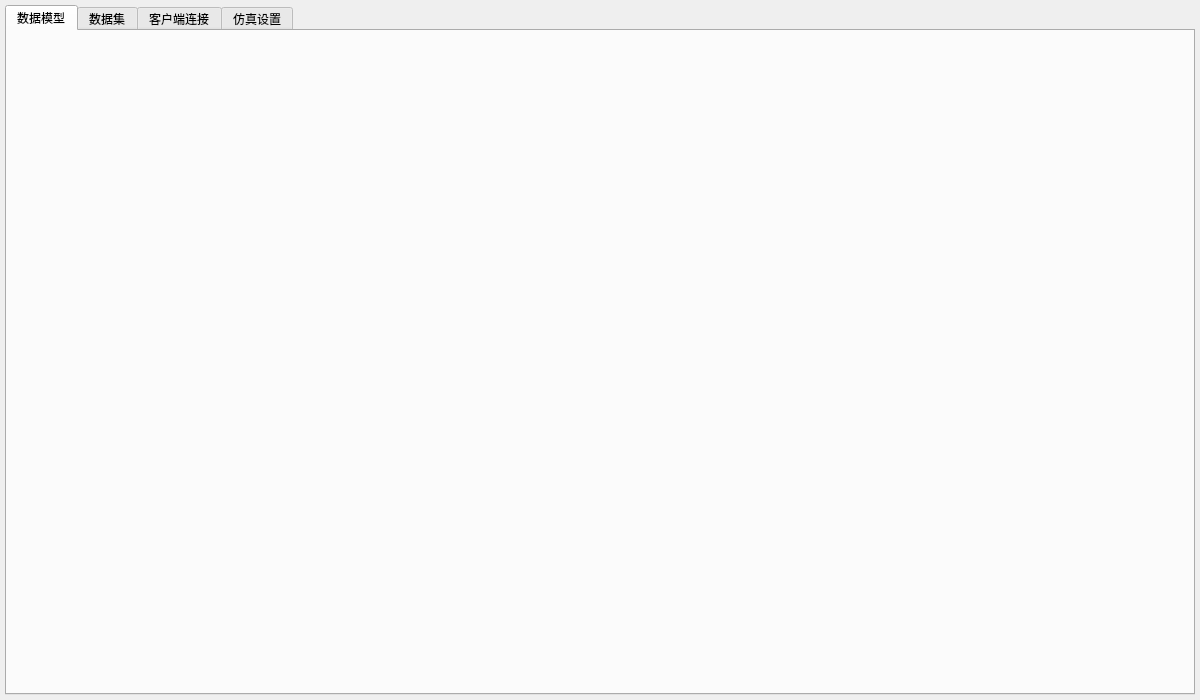
<?xml version="1.0" encoding="UTF-8"?>
<ui version="4.0">
 <class>ServerPanel</class>
 <widget class="QWidget" name="ServerPanel">
  <property name="geometry">
   <rect>
    <x>0</x>
    <y>0</y>
    <width>1200</width>
    <height>700</height>
   </rect>
  </property>
  <layout class="QVBoxLayout" name="mainLayout">
   <property name="leftMargin">
    <number>5</number>
   </property>
   <property name="topMargin">
    <number>5</number>
   </property>
   <property name="rightMargin">
    <number>5</number>
   </property>
   <property name="bottomMargin">
    <number>5</number>
   </property>
   <property name="spacing">
    <number>10</number>
   </property>
   <item>
    <widget class="QSplitter" name="mainSplitter">
     <property name="orientation">
      <enum>Qt::Orientation::Horizontal</enum>
     </property>
     <!-- Right Panel -->
     <widget class="QWidget" name="rightPanel">
      <layout class="QVBoxLayout" name="rightLayout">
       <property name="leftMargin">
        <number>0</number>
       </property>
       <property name="topMargin">
        <number>0</number>
       </property>
       <property name="rightMargin">
        <number>0</number>
       </property>
       <property name="bottomMargin">
        <number>0</number>
       </property>
       <item>
        <widget class="QTabWidget" name="dataTabWidget">
         <property name="currentIndex">
          <number>0</number>
         </property>
         <widget class="QWidget" name="treeTab">
          <attribute name="title">
           <string>数据模型</string>
          </attribute>
          <layout class="QVBoxLayout" name="treeTabLayout">
           <!-- DataTreeWidget will be inserted here -->
          </layout>
         </widget>
         <widget class="QWidget" name="datasetTab">
          <attribute name="title">
           <string>数据集</string>
          </attribute>
          <layout class="QVBoxLayout" name="datasetTabLayout">
           <item>
            <widget class="QSplitter" name="datasetSplitter">
             <property name="orientation">
              <enum>Qt::Orientation::Horizontal</enum>
             </property>
             <!-- Left Panel: DataSet List + Control Blocks -->
             <widget class="QWidget" name="datasetLeftPanel">
              <layout class="QVBoxLayout" name="datasetLeftLayout">
               <property name="leftMargin">
                <number>0</number>
               </property>
               <property name="topMargin">
                <number>0</number>
               </property>
               <property name="rightMargin">
                <number>0</number>
               </property>
               <property name="bottomMargin">
                <number>0</number>
               </property>
               <item>
                <widget class="QSplitter" name="leftVerticalSplitter">
                 <property name="orientation">
                  <enum>Qt::Orientation::Vertical</enum>
                 </property>
                 <!-- Top: DataSet List -->
                 <widget class="QWidget" name="datasetListPanel">
                  <layout class="QVBoxLayout" name="datasetListLayout">
                   <property name="leftMargin">
                    <number>0</number>
                   </property>
                   <property name="topMargin">
                    <number>0</number>
                   </property>
                   <property name="rightMargin">
                    <number>0</number>
                   </property>
                   <property name="bottomMargin">
                    <number>0</number>
                   </property>
                   <item>
                    <widget class="QLabel" name="datasetListLabel">
                     <property name="styleSheet">
                      <string notr="true">font-weight: bold; padding: 5px;</string>
                     </property>
                     <property name="text">
                      <string>数据集列表</string>
                     </property>
                    </widget>
                   </item>
                   <item>
                    <widget class="QListWidget" name="datasetList">
                     <property name="alternatingRowColors">
                      <bool>true</bool>
                     </property>
                    </widget>
                   </item>
                  </layout>
                 </widget>
                 <!-- Bottom: Control Blocks -->
                 <widget class="QWidget" name="controlBlockPanel">
                  <layout class="QVBoxLayout" name="controlBlockPanelLayout">
                   <property name="leftMargin">
                    <number>0</number>
                   </property>
                   <property name="topMargin">
                    <number>0</number>
                   </property>
                   <property name="rightMargin">
                    <number>0</number>
                   </property>
                   <property name="bottomMargin">
                    <number>0</number>
                   </property>
                   <item>
                    <widget class="QGroupBox" name="controlBlockGroup">
                     <property name="title">
                      <string>关联的控制块</string>
                     </property>
                     <layout class="QVBoxLayout" name="controlBlockLayout">
                      <item>
                       <widget class="QTableWidget" name="controlBlockTable">
                        <property name="alternatingRowColors">
                         <bool>true</bool>
                        </property>
                        <property name="selectionBehavior">
                         <enum>QAbstractItemView::SelectionBehavior::SelectRows</enum>
                        </property>
                        <property name="columnCount">
                         <number>2</number>
                        </property>
                        <column>
                         <property name="text">
                          <string>属性</string>
                         </property>
                        </column>
                        <column>
                         <property name="text">
                          <string>值</string>
                         </property>
                        </column>
                       </widget>
                      </item>
                     </layout>
                    </widget>
                   </item>
                  </layout>
                 </widget>
                </widget>
               </item>
              </layout>
             </widget>
             <!-- Right Panel: FCDA List -->
             <widget class="QWidget" name="fcdaPanel">
              <layout class="QVBoxLayout" name="fcdaPanelLayout">
               <property name="leftMargin">
                <number>0</number>
               </property>
               <property name="topMargin">
                <number>0</number>
               </property>
               <property name="rightMargin">
                <number>0</number>
               </property>
               <property name="bottomMargin">
                <number>0</number>
               </property>
               <item>
                <widget class="QLabel" name="datasetNameLabel">
                 <property name="styleSheet">
                  <string notr="true">font-weight: bold; font-size: 13px; padding: 5px;</string>
                 </property>
                 <property name="text">
                  <string>选择数据集以查看详情</string>
                 </property>
                </widget>
               </item>
               <item>
                <widget class="QGroupBox" name="fcdaGroup">
                 <property name="title">
                  <string>FCDA 列表</string>
                 </property>
                 <layout class="QVBoxLayout" name="fcdaLayout">
                  <item>
                   <widget class="QTableWidget" name="fcdaTable">
                    <property name="alternatingRowColors">
                     <bool>true</bool>
                    </property>
                    <property name="selectionBehavior">
                     <enum>QAbstractItemView::SelectionBehavior::SelectRows</enum>
                    </property>
                    <property name="columnCount">
                     <number>6</number>
                    </property>
                    <column>
                     <property name="text">
                      <string>逻辑设备</string>
                     </property>
                    </column>
                    <column>
                     <property name="text">
                      <string>逻辑节点</string>
                     </property>
                    </column>
                    <column>
                     <property name="text">
                      <string>DO</string>
                     </property>
                    </column>
                    <column>
                     <property name="text">
                      <string>DA</string>
                     </property>
                    </column>
                    <column>
                     <property name="text">
                      <string>功能约束</string>
                     </property>
                    </column>
                     <column>
                     <property name="text">
                      <string>值</string>
                     </property>
                    </column>
                   </widget>
                  </item>
                 </layout>
                </widget>
               </item>
              </layout>
             </widget>
            </widget>
           </item>
          </layout>
         </widget>
        <widget class="QWidget" name="connectionTab">
         <attribute name="title">
          <string>客户端连接</string>
         </attribute>
         <layout class="QVBoxLayout" name="connectionTabLayout">
          <item>
           <widget class="QGroupBox" name="connectionGroup">
            <property name="title">
             <string>客户端连接</string>
            </property>
            <layout class="QVBoxLayout" name="connectionLayout">
             <item>
              <widget class="QTableWidget" name="connectionTable">
               <property name="alternatingRowColors">
            <bool>true</bool>
               </property>
               <property name="selectionBehavior">
            <enum>QAbstractItemView::SelectionBehavior::SelectRows</enum>
               </property>
               <property name="columnCount">
            <number>3</number>
               </property>
               <column>
            <property name="text">
             <string>客户端IP</string>
            </property>
               </column>
               <column>
            <property name="text">
             <string>连接时间</string>
            </property>
               </column>
               <column>
            <property name="text">
             <string>状态</string>
            </property>
               </column>
              </widget>
             </item>
            </layout>
           </widget>
          </item>
         </layout>
        </widget>
         <widget class="QWidget" name="simulationTab">
          <attribute name="title">
           <string>仿真设置</string>
          </attribute>
          <layout class="QVBoxLayout" name="simulationTabLayout">
           <item>
            <widget class="QGroupBox" name="simConfigGroup">
             <property name="title">
              <string>仿真配置</string>
             </property>
             <layout class="QGridLayout" name="simConfigLayout">
              <item row="0" column="0">
               <widget class="QLabel" name="simModeLabel">
                <property name="text">
                 <string>仿真模式:</string>
                </property>
               </widget>
              </item>
              <item row="0" column="1">
               <widget class="QComboBox" name="simModeCombo">
                <item>
                 <property name="text">
                  <string>随机值</string>
                 </property>
                </item>
                <item>
                 <property name="text">
                  <string>正弦波</string>
                 </property>
                </item>
                <item>
                 <property name="text">
                  <string>阶跃</string>
                 </property>
                </item>
                <item>
                 <property name="text">
                  <string>自定义脚本</string>
                 </property>
                </item>
               </widget>
              </item>
              <item row="1" column="0">
               <widget class="QLabel" name="simIntervalLabel">
                <property name="text">
                 <string>更新间隔(ms):</string>
                </property>
               </widget>
              </item>
              <item row="1" column="1">
               <widget class="QSpinBox" name="simIntervalInput">
                <property name="minimum">
                 <number>100</number>
                </property>
                <property name="maximum">
                 <number>10000</number>
                </property>
                <property name="singleStep">
                 <number>100</number>
                </property>
                <property name="value">
                 <number>1000</number>
                </property>
               </widget>
              </item>
             </layout>
            </widget>
           </item>
           <item>
            <widget class="QGroupBox" name="simScriptGroup">
             <property name="title">
              <string>仿真脚本</string>
             </property>
             <layout class="QVBoxLayout" name="simScriptLayout">
              <item>
               <widget class="QTextEdit" name="simScriptEdit">
                <property name="placeholderText">
                 <string># Python仿真脚本
# 使用 set_value(reference, value) 设置数据点值
# 使用 get_value(reference) 获取数据点值</string>
                </property>
               </widget>
              </item>
              <item>
               <layout class="QHBoxLayout" name="simScriptBtnLayout">
                <item>
                 <widget class="QPushButton" name="runScriptBtn">
                  <property name="text">
                   <string>▶ 运行脚本</string>
                  </property>
                 </widget>
                </item>
                <item>
                 <widget class="QPushButton" name="stopScriptBtn">
                  <property name="text">
                   <string>⏹ 停止</string>
                  </property>
                 </widget>
                </item>
                <item>
                 <spacer name="simScriptSpacer">
                  <property name="orientation">
                   <enum>Qt::Orientation::Horizontal</enum>
                  </property>
                  <property name="sizeHint" stdset="0">
                   <size>
                    <width>40</width>
                    <height>20</height>
                   </size>
                  </property>
                 </spacer>
                </item>
               </layout>
              </item>
             </layout>
            </widget>
           </item>
           <item>
            <spacer name="simVerticalSpacer">
             <property name="orientation">
              <enum>Qt::Orientation::Vertical</enum>
             </property>
             <property name="sizeHint" stdset="0">
              <size>
               <width>20</width>
               <height>40</height>
              </size>
             </property>
            </spacer>
           </item>
          </layout>
         </widget>
        </widget>
       </item>
      </layout>
     </widget>
    </widget>
   </item>
  </layout>
 </widget>
 <resources/>
 <connections/>
</ui>
